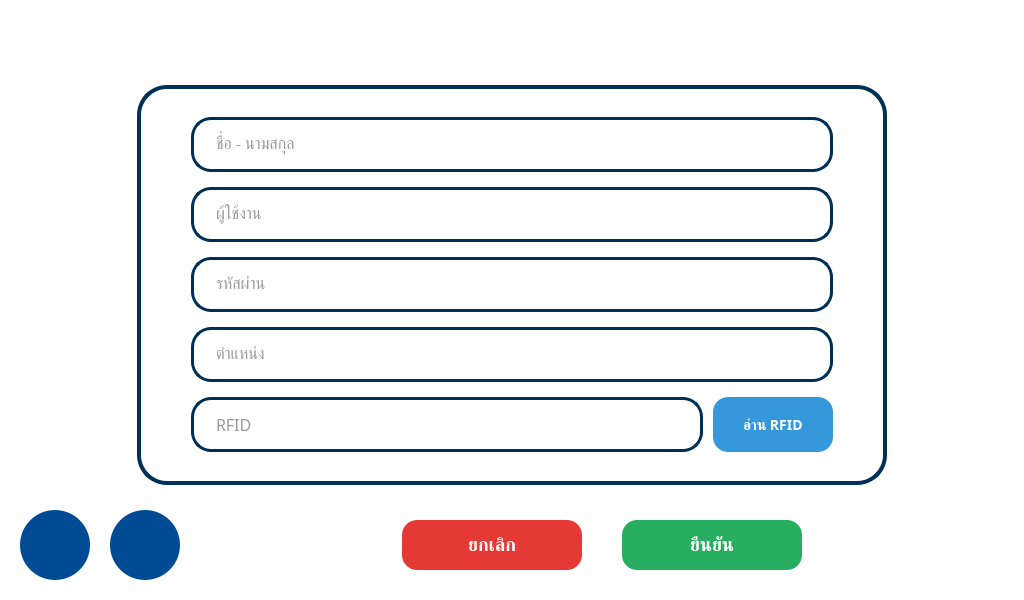
<?xml version="1.0" encoding="UTF-8"?>
<ui version="4.0">
 <class>Screen35UserEdit</class>
 <widget class="QMainWindow" name="Screen35UserEdit">
  <property name="geometry">
   <rect>
    <x>0</x>
    <y>0</y>
    <width>1024</width>
    <height>600</height>
   </rect>
  </property>
  <property name="minimumSize">
   <size>
    <width>1024</width>
    <height>600</height>
   </size>
  </property>
  <property name="maximumSize">
   <size>
    <width>1024</width>
    <height>600</height>
   </size>
  </property>
  <property name="font">
   <font>
    <family>Poppins</family>
   </font>
  </property>
  <property name="styleSheet">
   <string notr="true">
        #ofrm_central { background-color: #ffffff; }
   </string>
  </property>
  <widget class="QWidget" name="ofrm_central">
   <layout class="QVBoxLayout" name="layout_main">
    <property name="spacing">
     <number>0</number>
    </property>
    <property name="leftMargin">
     <number>20</number>
    </property>
    <property name="topMargin">
     <number>0</number>
    </property>
    <property name="rightMargin">
     <number>20</number>
    </property>
    <property name="bottomMargin">
     <number>0</number>
    </property>
    <item>
     <widget class="HeaderBWidget" name="ofrm_header" native="true">
      <property name="minimumSize">
       <size>
        <width>0</width>
        <height>80</height>
       </size>
      </property>
      <property name="maximumSize">
       <size>
        <width>16777215</width>
        <height>80</height>
       </size>
      </property>
     </widget>
    </item>
    <item>
     <layout class="QVBoxLayout" name="layout_content">
      <property name="spacing">
       <number>5</number>
      </property>
      <property name="leftMargin">
       <number>0</number>
      </property>
      <property name="topMargin">
       <number>5</number>
      </property>
      <property name="rightMargin">
       <number>0</number>
      </property>
      <property name="bottomMargin">
       <number>0</number>
      </property>
      <item alignment="Qt::AlignHCenter">
       <widget class="QFrame" name="ofrm_form_card">
        <property name="minimumSize">
         <size>
          <width>750</width>
          <height>400</height>
         </size>
        </property>
        <property name="maximumSize">
         <size>
          <width>750</width>
          <height>400</height>
         </size>
        </property>
        <property name="styleSheet">
         <string notr="true">
            QFrame#ofrm_form_card {
                background-color: #ffffff;
                border: 4px solid #003057;
                border-radius: 30px;
            }
         </string>
        </property>
        <property name="frameShape">
         <enum>QFrame::StyledPanel</enum>
        </property>
        <layout class="QVBoxLayout" name="layout_form">
         <property name="spacing">
          <number>12</number>
         </property>
         <property name="leftMargin">
          <number>50</number>
         </property>
         <property name="topMargin">
          <number>25</number>
         </property>
         <property name="rightMargin">
          <number>50</number>
         </property>
         <property name="bottomMargin">
          <number>25</number>
         </property>
         <item>
          <widget class="QLineEdit" name="otxt_fullname">
           <property name="minimumSize">
            <size>
             <width>0</width>
             <height>55</height>
            </size>
           </property>
           <property name="maximumSize">
            <size>
             <width>16777215</width>
             <height>55</height>
            </size>
           </property>
           <property name="font">
            <font>
             <family>Poppins</family>
             <pointsize>14</pointsize>
            </font>
           </property>
           <property name="styleSheet">
            <string notr="true">QLineEdit {
	background-color: #ffffff;
	border: 3px solid #003057;
	border-radius: 20px;
	padding: 8px 20px;
	font-family: 'Poppins', 'Noto Sans Thai';
	font-size: 16px;
	color: #333333;
}
QLineEdit:focus {
	border: 3px solid #0099cc;
}</string>
           </property>
           <property name="placeholderText">
            <string>ชื่อ - นามสกุล</string>
           </property>
          </widget>
         </item>
         <item>
          <widget class="QLineEdit" name="otxt_username">
           <property name="minimumSize">
            <size>
             <width>0</width>
             <height>55</height>
            </size>
           </property>
           <property name="maximumSize">
            <size>
             <width>16777215</width>
             <height>55</height>
            </size>
           </property>
           <property name="font">
            <font>
             <family>Poppins</family>
             <pointsize>14</pointsize>
            </font>
           </property>
           <property name="styleSheet">
            <string notr="true">QLineEdit {
	background-color: #ffffff;
	border: 3px solid #003057;
	border-radius: 20px;
	padding: 8px 20px;
	font-family: 'Poppins', 'Noto Sans Thai';
	font-size: 16px;
	color: #333333;
}
QLineEdit:focus {
	border: 3px solid #0099cc;
}</string>
           </property>
           <property name="placeholderText">
            <string>ผู้ใช้งาน</string>
           </property>
          </widget>
         </item>
         <item>
          <widget class="QLineEdit" name="otxt_password">
           <property name="minimumSize">
            <size>
             <width>0</width>
             <height>55</height>
            </size>
           </property>
           <property name="maximumSize">
            <size>
             <width>16777215</width>
             <height>55</height>
            </size>
           </property>
           <property name="font">
            <font>
             <family>Poppins</family>
             <pointsize>14</pointsize>
            </font>
           </property>
           <property name="styleSheet">
            <string notr="true">QLineEdit {
	background-color: #ffffff;
	border: 3px solid #003057;
	border-radius: 20px;
	padding: 8px 20px;
	font-family: 'Poppins', 'Noto Sans Thai';
	font-size: 16px;
	color: #333333;
}
QLineEdit:focus {
	border: 3px solid #0099cc;
}</string>
           </property>
           <property name="echoMode">
            <enum>QLineEdit::Password</enum>
           </property>
           <property name="placeholderText">
            <string>รหัสผ่าน</string>
           </property>
          </widget>
         </item>
         <item>
          <widget class="QLineEdit" name="otxt_position">
           <property name="minimumSize">
            <size>
             <width>0</width>
             <height>55</height>
            </size>
           </property>
           <property name="maximumSize">
            <size>
             <width>16777215</width>
             <height>55</height>
            </size>
           </property>
           <property name="font">
            <font>
             <family>Poppins</family>
             <pointsize>14</pointsize>
            </font>
           </property>
           <property name="styleSheet">
            <string notr="true">QLineEdit {
	background-color: #ffffff;
	border: 3px solid #003057;
	border-radius: 20px;
	padding: 8px 20px;
	font-family: 'Poppins', 'Noto Sans Thai';
	font-size: 16px;
	color: #333333;
}
QLineEdit:focus {
	border: 3px solid #0099cc;
}</string>
           </property>
           <property name="placeholderText">
            <string>ตำแหน่ง</string>
           </property>
          </widget>
         </item>
         <item>
          <layout class="QHBoxLayout" name="layout_rfid">
           <property name="spacing">
            <number>10</number>
           </property>
           <item>
            <widget class="QLineEdit" name="otxt_rfid">
             <property name="minimumSize">
              <size>
               <width>0</width>
               <height>55</height>
              </size>
             </property>
             <property name="maximumSize">
              <size>
               <width>16777215</width>
               <height>55</height>
              </size>
             </property>
             <property name="font">
              <font>
               <family>Poppins</family>
               <pointsize>14</pointsize>
              </font>
             </property>
             <property name="styleSheet">
              <string notr="true">QLineEdit {
	background-color: #ffffff;
	border: 3px solid #003057;
	border-radius: 20px;
	padding: 8px 20px;
	font-family: 'Poppins', 'Noto Sans Thai';
	font-size: 16px;
	color: #333333;
}
QLineEdit:focus {
	border: 3px solid #0099cc;
}</string>
             </property>
             <property name="placeholderText">
              <string>RFID</string>
             </property>
            </widget>
           </item>
           <item>
            <widget class="QPushButton" name="obtn_read_rfid">
             <property name="minimumSize">
              <size>
               <width>120</width>
               <height>55</height>
              </size>
             </property>
             <property name="maximumSize">
              <size>
               <width>120</width>
               <height>55</height>
              </size>
             </property>
             <property name="font">
              <font>
               <family>Poppins</family>
               <pointsize>14</pointsize>
               <weight>75</weight>
               <bold>true</bold>
              </font>
             </property>
             <property name="styleSheet">
              <string notr="true">
                 QPushButton {
                     background-color: #3498DB;
                     border: none;
                     border-radius: 15px;
                     color: #ffffff;
                     font-family: 'Poppins', 'Noto Sans Thai';
                     font-weight: bold;
                     font-size: 14px;
                 }
                 QPushButton:hover {
                     background-color: #5DADE2;
                 }
                 QPushButton:pressed {
                     background-color: #2980B9;
                 }
              </string>
             </property>
             <property name="text">
              <string>อ่าน RFID</string>
             </property>
            </widget>
           </item>
          </layout>
         </item>
        </layout>
       </widget>
      </item>
      <item>
       <spacer name="verticalSpacer_bottom">
        <property name="orientation">
         <enum>Qt::Vertical</enum>
        </property>
        <property name="sizeHint" stdset="0">
         <size>
          <width>20</width>
          <height>0</height>
         </size>
        </property>
       </spacer>
      </item>
      <item>
       <layout class="QHBoxLayout" name="layout_bottom_bar">
        <property name="spacing">
         <number>20</number>
        </property>
        <property name="leftMargin">
         <number>0</number>
        </property>
        <property name="topMargin">
         <number>0</number>
        </property>
        <property name="rightMargin">
         <number>0</number>
        </property>
        <property name="bottomMargin">
         <number>0</number>
        </property>
        <item>
         <widget class="QPushButton" name="obtn_back">
          <property name="minimumSize">
           <size>
            <width>70</width>
            <height>70</height>
           </size>
          </property>
          <property name="maximumSize">
           <size>
            <width>70</width>
            <height>70</height>
           </size>
          </property>
          <property name="styleSheet">
           <string notr="true">
              QPushButton {
                  background-color: #004B93;
                  border-radius: 35px;
                  border: none;
              }
              QPushButton:hover {
                  background-color: #0066CC;
              }
              QPushButton:pressed {
                  background-color: #003057;
              }
           </string>
          </property>
          <property name="text">
           <string/>
          </property>
          <property name="icon">
           <iconset resource="../../assets/resources.qrc">
            <normaloff>:/icon/chevron-left.svg</normaloff>:/icon/chevron-left.svg</iconset>
          </property>
          <property name="iconSize">
           <size>
            <width>55</width>
            <height>55</height>
           </size>
          </property>
         </widget>
        </item>
        <item>
         <widget class="QPushButton" name="obtn_home">
          <property name="minimumSize">
           <size>
            <width>70</width>
            <height>70</height>
           </size>
          </property>
          <property name="maximumSize">
           <size>
            <width>70</width>
            <height>70</height>
           </size>
          </property>
          <property name="visible">
           <bool>false</bool>
          </property>
          <property name="styleSheet">
           <string notr="true">
              QPushButton {
                  background-color: #004B93;
                  border-radius: 35px;
                  border: none;
              }
              QPushButton:hover {
                  background-color: #0066CC;
              }
              QPushButton:pressed {
                  background-color: #003057;
              }
           </string>
          </property>
          <property name="text">
           <string/>
          </property>
          <property name="icon">
           <iconset resource="../../assets/resources.qrc">
            <normaloff>:/images/home.png</normaloff>:/images/home.png</iconset>
          </property>
          <property name="iconSize">
           <size>
            <width>40</width>
            <height>40</height>
           </size>
          </property>
         </widget>
        </item>
        <item>
         <spacer name="horizontalSpacer_left">
          <property name="orientation">
           <enum>Qt::Horizontal</enum>
          </property>
          <property name="sizeHint" stdset="0">
           <size>
            <width>40</width>
            <height>20</height>
           </size>
          </property>
         </spacer>
        </item>
        <item>
         <widget class="QPushButton" name="obtn_cancel">
          <property name="minimumSize">
           <size>
            <width>180</width>
            <height>50</height>
           </size>
          </property>
          <property name="maximumSize">
           <size>
            <width>180</width>
            <height>50</height>
           </size>
          </property>
          <property name="font">
           <font>
            <family>Poppins</family>
            <pointsize>14</pointsize>
            <weight>75</weight>
            <bold>true</bold>
           </font>
          </property>
          <property name="styleSheet">
           <string notr="true">
              QPushButton {
                  background-color: #e53935;
                  border: none;
                  border-radius: 15px;
                  color: #ffffff;
                  font-family: 'Poppins', 'Noto Sans Thai';
                  font-weight: bold;
                  font-size: 18px;
              }
              QPushButton:hover {
                  background-color: #EF5350;
              }
              QPushButton:pressed {
                  background-color: #c62828;
              }
           </string>
          </property>
          <property name="text">
           <string>ยกเลิก</string>
          </property>
         </widget>
        </item>
        <item>
         <spacer name="horizontalSpacer_mid">
          <property name="orientation">
           <enum>Qt::Horizontal</enum>
          </property>
          <property name="sizeType">
           <enum>QSizePolicy::Fixed</enum>
          </property>
          <property name="sizeHint" stdset="0">
           <size>
            <width>20</width>
            <height>20</height>
           </size>
          </property>
         </spacer>
        </item>
        <item>
         <widget class="QPushButton" name="obtn_confirm">
          <property name="minimumSize">
           <size>
            <width>180</width>
            <height>50</height>
           </size>
          </property>
          <property name="maximumSize">
           <size>
            <width>180</width>
            <height>50</height>
           </size>
          </property>
          <property name="font">
           <font>
            <family>Poppins</family>
            <pointsize>14</pointsize>
            <weight>75</weight>
            <bold>true</bold>
           </font>
          </property>
          <property name="styleSheet">
           <string notr="true">
              QPushButton {
                  background-color: #27AE60;
                  border: none;
                  border-radius: 15px;
                  color: #ffffff;
                  font-family: 'Poppins', 'Noto Sans Thai';
                  font-weight: bold;
                  font-size: 18px;
              }
              QPushButton:hover {
                  background-color: #229954;
              }
              QPushButton:pressed {
                  background-color: #1E8449;
              }
           </string>
          </property>
          <property name="text">
           <string>ยืนยัน</string>
          </property>
         </widget>
        </item>
        <item>
         <spacer name="horizontalSpacer_right">
          <property name="orientation">
           <enum>Qt::Horizontal</enum>
          </property>
          <property name="sizeHint" stdset="0">
           <size>
            <width>40</width>
            <height>20</height>
           </size>
          </property>
         </spacer>
        </item>
       </layout>
      </item>
      <item>
       <spacer name="spacer_bottom_padding">
        <property name="orientation">
         <enum>Qt::Vertical</enum>
        </property>
        <property name="sizeType">
         <enum>QSizePolicy::Fixed</enum>
        </property>
        <property name="sizeHint" stdset="0">
         <size>
          <width>20</width>
          <height>20</height>
         </size>
        </property>
       </spacer>
      </item>
     </layout>
    </item>
   </layout>
  </widget>
 </widget>
 <customwidgets>
  <customwidget>
   <class>HeaderBWidget</class>
   <extends>QWidget</extends>
   <header location="global">src.ui.widgets.header_b_widget</header>
   <container>1</container>
  </customwidget>
 </customwidgets>
 <resources>
  <include location="../../assets/resources.qrc"/>
 </resources>
 <connections/>
</ui>
